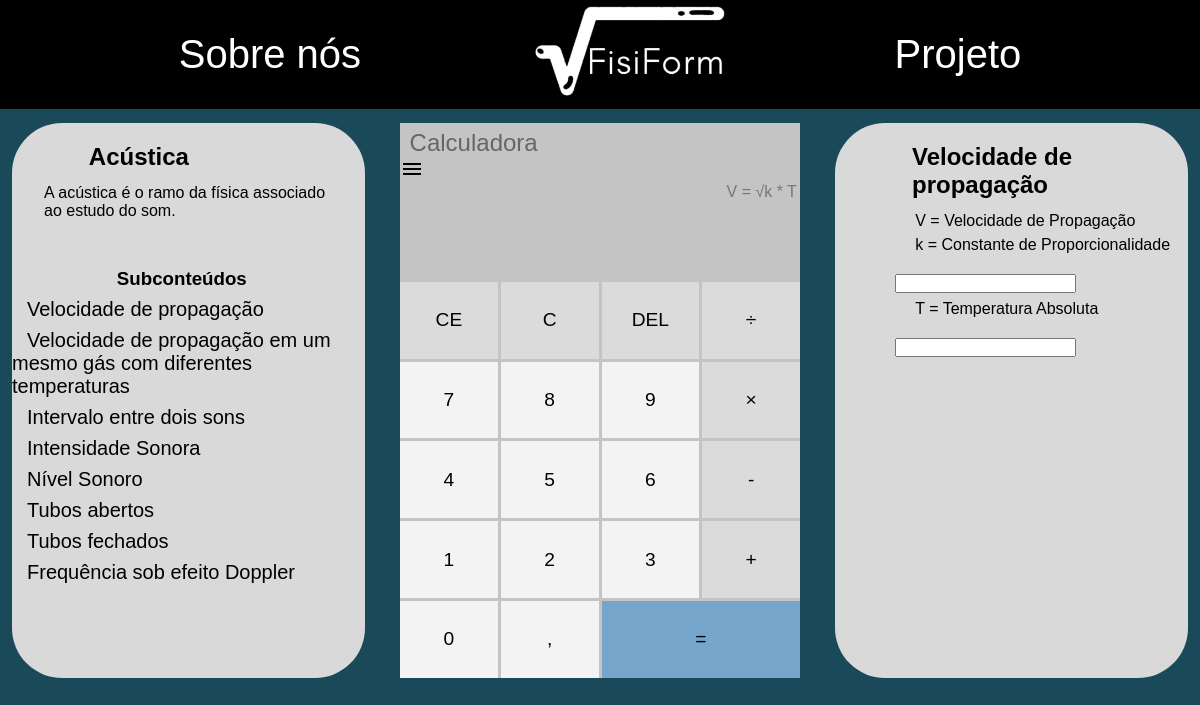
/formula.php?conteudo=6&formulas=29, run on the app's committed database.
### tables this page shows
CREATE TABLE `conteudo` (
  `ConteudoID` int(11) NOT NULL,
  `Nome` varchar(100) DEFAULT NULL,
  `Conceito` longtext DEFAULT NULL
);

CREATE TABLE `formulas` (
  `FormulaID` int(11) NOT NULL,
  `FormulaComputacional` varchar(250) DEFAULT NULL,
  `Nome` varchar(100) DEFAULT NULL,
  `Estrutura` varchar(150) DEFAULT NULL,
  `SubConteudoID` int(11) NOT NULL
);

CREATE TABLE `variaveis` (
  `VariaveisID` int(11) NOT NULL,
  `Variavel` varchar(45) DEFAULT NULL,
  `Conceito` varchar(250) DEFAULT NULL,
  `FormulaID` int(11) NOT NULL DEFAULT 0,
  `Resultado` tinyint(1) NOT NULL DEFAULT 0
);

### formula.php (the view, shortened to what this page needs)
<?php
include_once 'conexao.php';
$conteudo = $_GET['conteudo'];
$formulas = $_GET['formulas'];
?>
<!DOCTYPE html>
<html lang="en">
<head>
    <link rel="stylesheet" href="./css/formulas.css">
</head>
<body>
<header>
    <nav class="container">
        <a href="./sobre_nos.html">Sobre nós</a>
        <div id="logo">
            <a href="index.html">
                <img src="img/logo.png" alt="logo" width="200px" height="100px">
            </a>
        </div>
        <a href="./projeto.html">Projeto</a>
    </nav>
</header>
<div class="wrapper-calc">
    <div class="container">
      <div class="retangulo">
      <?php
      $sql = "SELECT * FROM conteudo WHERE ConteudoID =".$conteudo;
      $resultado = mysqli_query($conexao, $sql);
      $dados = mysqli_fetch_array($resultado, MYSQLI_ASSOC);
      ?>
       <h2 id="cinematica"><?php echo $dados['Nome'];?></h2>
      <p id="conc"><?php echo $dados['Conceito'];?></p>
      <h3>Subconteúdos</h3>
      <ul id="ul_simm">
            <?php
              $sql = "SELECT
                f.*,s.ConteudoID
              FROM formulas AS f
              INNER JOIN subconteudo AS s
              ON f.SubConteudoID = s.SubConteudoID
              WHERE s.ConteudoID = ".$conteudo;
              $resultado = mysqli_query($conexao, $sql);
              while ($value = mysqli_fetch_array($resultado, MYSQLI_ASSOC)) {
              ?>
                <li id="sim"><a class="simm" href="./formula.php?conteudo=<?php echo $value['ConteudoID'];?>&formulas=<?php echo $value['FormulaID'];?>"><?php echo $value['Nome'];?></a></li>
              <?php
              }
              ?>
      </ul>
</div>
        <div id="calc">
    <div id="calc">
      <a id="titulo" href="javascript:void(0);">Calculadora</a>
      <i id="menu" class="material-icons" onclick="clickMenu()">menu</i>
      <div id="operations">
        <?php
        $sql = "SELECT * FROM formulas WHERE FormulaID =".$formulas;
        $resultado = mysqli_query($conexao, $sql);
        $dados = mysqli_fetch_array($resultado, MYSQLI_ASSOC);
        ?>
        <div id="previous-operation"><?php echo $dados['Estrutura'];?></div>
        <div id="current-operation"></div>
      </div>
      <div id="buttons-container">
        <button>CE</button>
        <button>C</button>
        <button>DEL</button>
        <button>÷</button>
        <button class="number">7</button>
        <button class="number">8</button>
        <button class="number">9</button>
        <button>×</button>
        <button class="number">4</button>
        <button class="number">5</button>
        <button class="number">6</button>
        <button>-</button>
        <button class="number">1</button>
        <button class="number">2</button>
        <button class="number">3</button>
        <button>+</button>
        <button class="number">0</button>
        <button class="number">,</button>
        <button onclick="calcula()" id="equal-btn">=</button>
      </div>
    </div>
  </body>
</html>
    <div class="retangulo">
    <?php
    $sql = "SELECT * FROM formulas WHERE FormulaID =".$formulas;
    $resultado = mysqli_query($conexao, $sql);
    $dados = mysqli_fetch_array($resultado, MYSQLI_ASSOC);
    ?>
    <h2><?php echo $dados['Nome']; ?></h2>
        <?php
        $sql = "SELECT v.* FROM conteudo AS c
        INNER JOIN subconteudo AS sc ON c.ConteudoID = sc.ConteudoID
        INNER JOIN formulas AS f ON sc.SubConteudoID = f.SubConteudoID
        INNER JOIN variaveis AS v ON f.FormulaID = v.FormulaID
        WHERE c.ConteudoID = ".$conteudo." AND v.FormulaID =".$formulas;
        $resultado = mysqli_query($conexao, $sql);
        while ($value = mysqli_fetch_array($resultado, MYSQLI_ASSOC)) {
          ?>
          <p id="varia"><?php echo $value['Variavel'] . ' = ' . $value['Conceito'];?></p>
          <?php
          if ($value['Resultado'] == 0 ) {
          ?>
            <input type="number" id="<?php echo $value['Variavel']; ?>" class ="Variaveis">
          <?php } else {
          }
        }
        ?>
        </div>
</body>
</html>

### css/formulas.css (style rules this page uses)
* { margin: 0; padding: 0; box-sizing: border-box; font-family: Arial, Helvetica, sans-serif; box-sizing: border-box; }
.container { width: 100%; max-width: 1200px; margin: 0 auto; padding: 0 1%; }
p { color: white; }
#conc { color: black; margin-left: 2em; margin-right: 20px; margin-bottom: 3em; }
#varia { color: black; margin-top: 0.4em; margin-left: 5em; }
header { width: 100%; background: black; }
nav { width: 100%; display: flex; align-items: center; justify-content: space-evenly; }
a { color: inherit; text-decoration: none; font-size: 40px; color: white; }
#titulo { margin-top: 0.25em; margin-left: 0.4em; font-size: 1.5em; font-weight: 300; color: #666; }
body { background-color: #1A4A5A; }
.retangulo { width: 30%; border-radius: 50px; background-color: #D9D9D9; }
.wrapper-calc { width: 100%; }
.wrapper-calc .container { padding-top: 14px; padding-bottom: 10px; display: flex; justify-content: space-between; align-items: stretch; }
#calc { width: 400px; background-color: #c4c4c4; color: #000; display: flex; flex-direction: column; }
h3 { margin-left: 5.6em; }
#operations { text-align: right; }
#previous-operation { color: #777; padding: 0.2em; overflow-wrap: break-word; min-height: 1.6em; }
#current-operation { min-height: 1.6em; font-size: 3em; font-weight: 700; padding: 0.2em; overflow-wrap: break-word; }
#buttons-container { display: grid; grid-template-columns: 1fr 1fr 1fr 1fr; gap: 3px; }
#buttons-container button { border: 1px solid transparent; border-radius: 0; height: 4em; font-size: 1.2em; background-color: #dbdbdb; cursor: pointer; }
#buttons-container .number { background-color: #f3f3f3; }
#buttons-container #equal-btn { grid-column: span 2; background-color: #75a5cb; }
#menu { width: 23px; height: 22.5px; display: block; cursor: pointer; }
h2 { margin-top: 20px; margin-bottom: 13px ; margin-left: 3.2em; }
.Variaveis { margin-left: 4.5em; margin-top: 20px; }
.simm { color: #000; font-size: 20px; margin-left: 15px; }
#sim { margin-top: 8px; list-style-type: none; }

### data on the page
conteudo: Nome "Acústica", Conceito "A acústica é o ramo da física associado ao estudo do som."
formulas: Nome "Velocidade de propagação", Estrutura "V = √k * T"
formulas: Nome "Velocidade de propagação em um mesmo gás com diferentes temperaturas"
formulas: Nome "Intervalo entre dois sons"
formulas: Nome "Intensidade Sonora"
formulas: Nome "Nível Sonoro"
formulas: Nome "Tubos abertos"
formulas: Nome "Tubos fechados"
formulas: Nome "Frequência sob efeito Doppler"
variaveis: Variavel "V", Conceito "Velocidade de Propagação"
variaveis: Variavel "k", Conceito "Constante de Proporcionalidade"
variaveis: Variavel "T", Conceito "Temperatura Absoluta"
